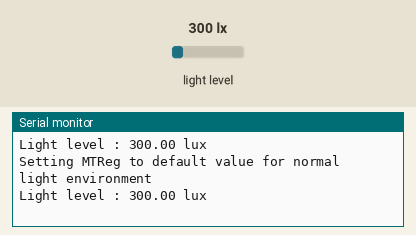
The program below on a simulated ATtiny85, built with avr-gcc and run on an emulated ATtiny85. Parts: the last lines printed to the serial monitor. The test bench sets the inputs (shaded band); at power-on: light level 300 lx.

Above: at 1.8 s.
1.9 s: light level set to 40 lx
At 2.8 s:
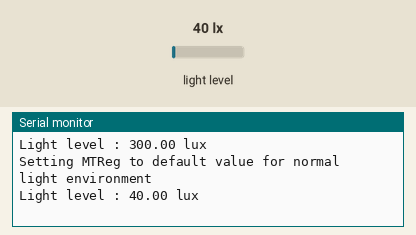
3.4 s: light level set to 500 lx
At 4.9 s:
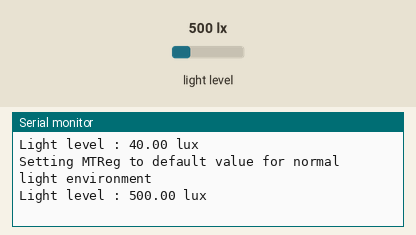
Timing chart, 0 to 6.4 s (numbered marks = the images above; inputs shaded):
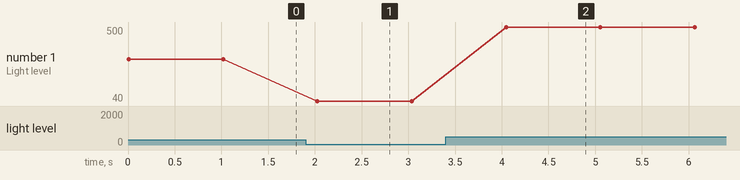

Measured:
- after the input at 1.9 s, the serial monitor: prints a new line after 0.13 s (image 1)
- after the input at 3.4 s, the serial monitor: prints a new line after 0.65 s (image 2)
- plotted number 1: 300 → 40 after the input at 1.9 s, 40 → 500 after the input at 3.4 s

The program:

main.cpp
```cpp
#include <Arduino.h>
#include <Wire.h>
#include <BH1750.h>
#include <SPI.h>
#include <Adafruit_BMP280.h>

#define debug true // If true - debug info will be shown in console

//Adafruit_BMP280 bmp;


BH1750 lightSensor;
// Function to get light level in lux from BH1750 sensor with auto enviroment adjustment
float getLight();

// Function in loop cycle called only if "debug" is true
void debugLoop(int);

void setup() {
  Serial.begin(9600);

  Wire.begin(); // I2C for BH1750
  lightSensor.begin(BH1750::ONE_TIME_HIGH_RES_MODE);


}

void loop() {
  if (debug) debugLoop(1000);
}

float getLight(){
  float lux = lightSensor.readLightLevel(true);
  // AutoLight measurement time adjustment for different lihgt enviroment
  if(lux < 0) Serial.println("Error reading ligt level");
  else {
    if (lux > 40000.0){
      // reduce measurement time - when on direct sun light
      if (lightSensor.setMTreg(32)){
        if (debug) Serial.println(F("Setting MTReg to low value for high light environment"));
      }
      else {
        if(debug) Serial.println(F("Error setting MTReg to low value for high light environment"));
      }
    }
    else {
      if (lux > 10.0){
        // regular light enviroment
        if (lightSensor.setMTreg(69)){
          if (debug) Serial.println(F("Setting MTReg to default value for normal light environment"));
        }
        else {
          if (debug) Serial.println(F("Error setting MTReg to default value for normal light environment"));
        }
      }
      else {
        if (lux <= 10.0){
          // very low light enviroment
          if (lightSensor.setMTreg(138)){
            if (debug) Serial.println(F("Setting MTReg to high value for low light environment"));
          }
          else {
            if (debug) Serial.println(F("Error setting MTReg to high value for low light environment"));
          }
        }
      }
    }
  }
  return lux;
}

void debugLoop(int delayTime){
  Serial.println("Light level : " + String(getLight()) + " lux");
  delay(delayTime);
}
```
